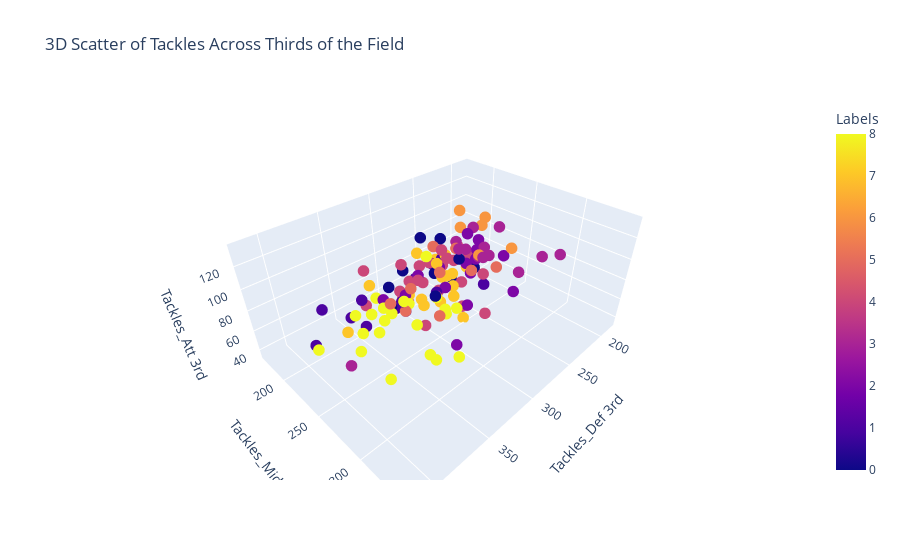

Here is the notebook cell this chart was saved with:
### Code cell
fig_3d = px.scatter_3d(
    eval, 
    x='Tackles_Def 3rd', 
    y='Tackles_Mid 3rd', 
    z='Tackles_Att 3rd',
    color=eval["Labels"],           # Color by cluster or label
    hover_name=eval["Team"],        # Hover over teams
    title="3D Scatter of Tackles Across Thirds of the Field"
)
fig_3d.update_traces(marker_size=4)
fig_3d.show()

### Figure 1 — Plotly figure (JSON) as saved in the notebook; plotly's stock layout.template omitted (floating-point values rounded to 4 significant figures; data arrays with more than 128 entries replaced by an {"elided": "..."} marker saying what was removed)
{"data": [{"hovertemplate": "<b>%{hovertext}</b><br><br>Tackles_Def 3rd=%{x}<br>Tackles_Mid 3rd=%{y}<br>Tackles_Att 3rd=%{z}<br>Labels=%{marker.color}<extra></extra>", "hovertext": {"elided": "134 str values"}, "legendgroup": "", "marker": {"color": {"elided": "134 int values"}, "coloraxis": "coloraxis", "size": 4, "symbol": "circle"}, "mode": "markers", "name": "", "scene": "scene", "showlegend": false, "type": "scatter3d", "x": {"elided": "134 int values"}, "y": {"elided": "134 int values"}, "z": {"elided": "134 int values"}}], "layout": {"coloraxis": {"colorbar": {"title": {"text": "Labels"}}, "colorscale": [[0, "#0d0887"], [0.1111, "#46039f"], [0.2222, "#7201a8"], [0.3333, "#9c179e"], [0.4444, "#bd3786"], [0.5556, "#d8576b"], [0.6667, "#ed7953"], [0.7778, "#fb9f3a"], [0.8889, "#fdca26"], [1, "#f0f921"]]}, "legend": {"tracegroupgap": 0}, "scene": {"domain": {"x": [0, 1], "y": [0, 1]}, "xaxis": {"title": {"text": "Tackles_Def 3rd"}}, "yaxis": {"title": {"text": "Tackles_Mid 3rd"}}, "zaxis": {"title": {"text": "Tackles_Att 3rd"}}}, "title": {"text": "3D Scatter of Tackles Across Thirds of the Field"}}}
